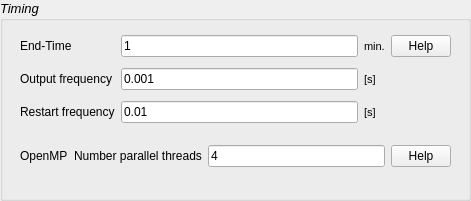
    <widget class="QGroupBox" name="groupBox_3">
     <property name="geometry">
      <rect>
       <x>550</x>
       <y>500</y>
       <width>471</width>
       <height>201</height>
      </rect>
     </property>
     <property name="font">
      <font>
       <pointsize>10</pointsize>
       <italic>true</italic>
      </font>
     </property>
     <property name="title">
      <string>Timing</string>
     </property>
     <widget class="QWidget" name="layoutWidget_5">
      <property name="geometry">
       <rect>
        <x>20</x>
        <y>30</y>
        <width>431</width>
        <height>100</height>
       </rect>
      </property>
      <layout class="QGridLayout" name="gridLayout_7">
       <item row="0" column="0">
        <widget class="QLabel" name="label_28">
         <property name="font">
          <font>
           <pointsize>9</pointsize>
           <italic>false</italic>
          </font>
         </property>
         <property name="text">
          <string>End-Time</string>
         </property>
         <property name="textFormat">
          <enum>Qt::PlainText</enum>
         </property>
        </widget>
       </item>
       <item row="0" column="3">
        <widget class="QLabel" name="label_31">
         <property name="font">
          <font>
           <pointsize>8</pointsize>
           <italic>false</italic>
          </font>
         </property>
         <property name="text">
          <string>min.</string>
         </property>
         <property name="textFormat">
          <enum>Qt::PlainText</enum>
         </property>
        </widget>
       </item>
       <item row="1" column="0">
        <widget class="QLabel" name="label_29">
         <property name="font">
          <font>
           <pointsize>9</pointsize>
           <italic>false</italic>
          </font>
         </property>
         <property name="text">
          <string>Output frequency</string>
         </property>
         <property name="textFormat">
          <enum>Qt::PlainText</enum>
         </property>
        </widget>
       </item>
       <item row="1" column="3">
        <widget class="QLabel" name="label_33">
         <property name="font">
          <font>
           <pointsize>8</pointsize>
           <italic>false</italic>
          </font>
         </property>
         <property name="text">
          <string>[s]</string>
         </property>
         <property name="textFormat">
          <enum>Qt::PlainText</enum>
         </property>
        </widget>
       </item>
       <item row="0" column="1">
        <widget class="QLineEdit" name="end_time">
         <property name="font">
          <font>
           <pointsize>9</pointsize>
           <italic>false</italic>
          </font>
         </property>
         <property name="text">
          <string>1</string>
         </property>
        </widget>
       </item>
       <item row="2" column="0">
        <widget class="QLabel" name="label_30">
         <property name="font">
          <font>
           <pointsize>9</pointsize>
           <italic>false</italic>
          </font>
         </property>
         <property name="text">
          <string>Restart frequency</string>
         </property>
         <property name="textFormat">
          <enum>Qt::PlainText</enum>
         </property>
        </widget>
       </item>
       <item row="2" column="3">
        <widget class="QLabel" name="label_32">
         <property name="font">
          <font>
           <pointsize>8</pointsize>
           <italic>false</italic>
          </font>
         </property>
         <property name="text">
          <string>[s]</string>
         </property>
         <property name="textFormat">
          <enum>Qt::PlainText</enum>
         </property>
        </widget>
       </item>
       <item row="0" column="4">
        <widget class="QPushButton" name="help_3">
         <property name="maximumSize">
          <size>
           <width>60</width>
           <height>16777215</height>
          </size>
         </property>
         <property name="font">
          <font>
           <pointsize>9</pointsize>
           <italic>false</italic>
          </font>
         </property>
         <property name="text">
          <string>Help</string>
         </property>
         <property name="icon">
          <iconset>
           <normaloff>help-browser-4.png</normaloff>help-browser-4.png</iconset>
         </property>
        </widget>
       </item>
       <item row="2" column="1">
        <widget class="QLineEdit" name="restart_frequency">
         <property name="font">
          <font>
           <pointsize>9</pointsize>
           <italic>false</italic>
          </font>
         </property>
         <property name="text">
          <string>0.01</string>
         </property>
        </widget>
       </item>
       <item row="1" column="1">
        <widget class="QLineEdit" name="output_frequency">
         <property name="font">
          <font>
           <pointsize>9</pointsize>
           <italic>false</italic>
          </font>
         </property>
         <property name="text">
          <string>0.001</string>
         </property>
        </widget>
       </item>
      </layout>
     </widget>
     <widget class="QWidget" name="layoutWidget_6">
      <property name="geometry">
       <rect>
        <x>20</x>
        <y>140</y>
        <width>431</width>
        <height>32</height>
       </rect>
      </property>
      <layout class="QGridLayout" name="gridLayout_18">
       <item row="0" column="0">
        <widget class="QLabel" name="label_55">
         <property name="font">
          <font>
           <pointsize>9</pointsize>
           <italic>false</italic>
          </font>
         </property>
         <property name="text">
          <string>OpenMP</string>
         </property>
         <property name="textFormat">
          <enum>Qt::PlainText</enum>
         </property>
        </widget>
       </item>
       <item row="0" column="1">
        <layout class="QGridLayout" name="gridLayout_14">
         <item row="0" column="0">
          <widget class="QLabel" name="label_43">
           <property name="font">
            <font>
             <pointsize>9</pointsize>
             <italic>false</italic>
            </font>
           </property>
           <property name="text">
            <string>Number parallel threads</string>
           </property>
           <property name="textFormat">
            <enum>Qt::PlainText</enum>
           </property>
          </widget>
         </item>
         <item row="0" column="1">
          <widget class="QLineEdit" name="openmp">
           <property name="font">
            <font>
             <pointsize>9</pointsize>
             <italic>false</italic>
            </font>
           </property>
           <property name="text">
            <string>4</string>
           </property>
          </widget>
         </item>
        </layout>
       </item>
       <item row="0" column="2">
        <widget class="QPushButton" name="help_4">
         <property name="maximumSize">
          <size>
           <width>60</width>
           <height>16777215</height>
          </size>
         </property>
         <property name="font">
          <font>
           <pointsize>9</pointsize>
           <italic>false</italic>
          </font>
         </property>
         <property name="text">
          <string>Help</string>
         </property>
         <property name="icon">
          <iconset>
           <normaloff>help-browser-4.png</normaloff>help-browser-4.png</iconset>
         </property>
        </widget>
       </item>
      </layout>
     </widget>
    </widget>
